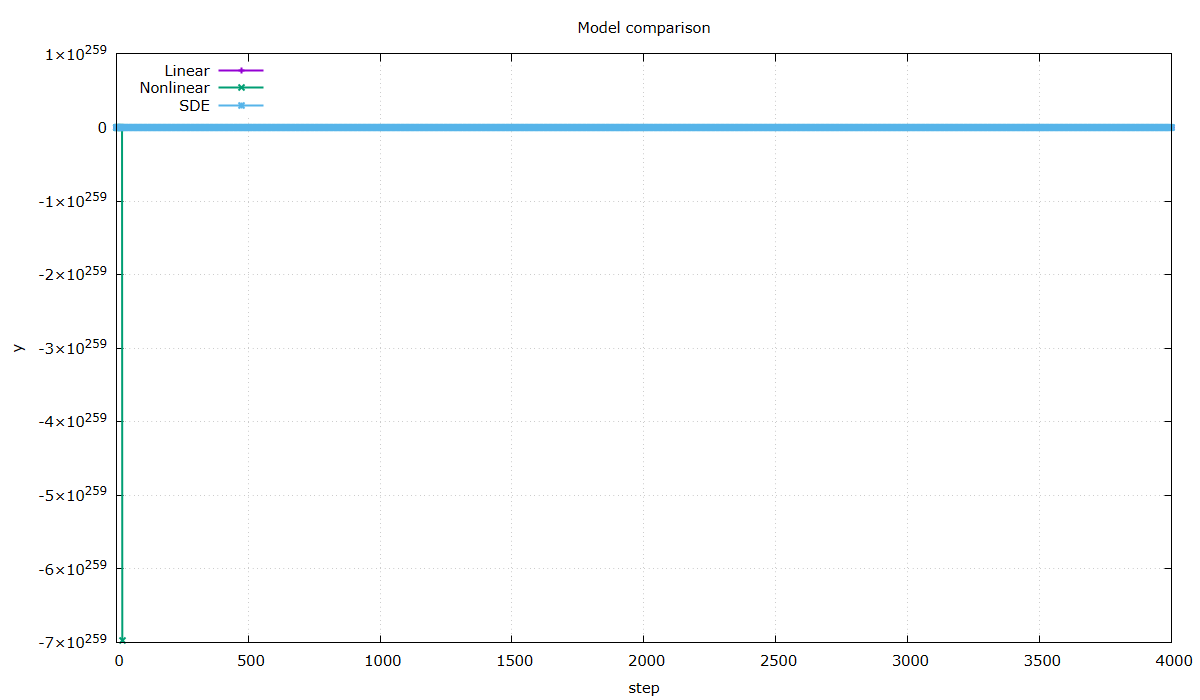

gnuplot code for this plot:
set terminal pngcairo size 1200,700 enhanced font 'Verdana,11'
set output 'comparison.png'
set encoding utf8
set datafile separator ','
set title 'Model comparison'
set xlabel 'step'
set ylabel 'y'
set grid
set key top left
plot 'linear_model.csv' every ::1 using 1:2 with linespoints lw 2 title 'Linear', \
     'nonlinear_model.csv' every ::1 using 1:2 with linespoints lw 2 title 'Nonlinear', \
     'sde_model.csv' every ::1 using 1:2 with linespoints lw 2 title 'SDE'
